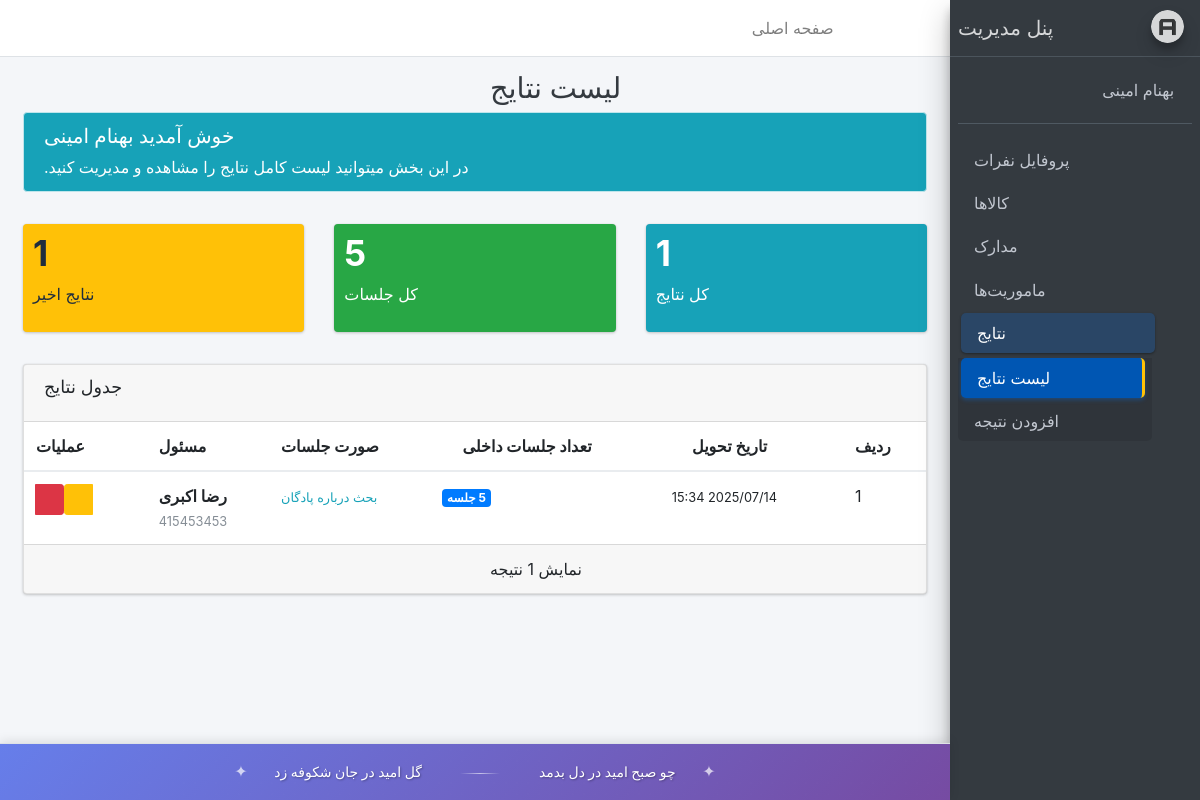
The app's page /account/results/ (signed in) with its own data.
### holder/models.py (models this page shows, shortened)
class Results(models.Model):
    Date_of_submission = models.DateTimeField(default=timezone.now,verbose_name="تاریخ تحویل")
    Internal_meetings = models.IntegerField( verbose_name="جلسات داخلی")
    Meeting_Minutes = models.TextField(verbose_name="صورت جلسات")
    register_date = models.DateTimeField(auto_now_add=True)
    update_date = models.DateTimeField(default=timezone.now)
    PersonalInfo = models.ForeignKey(PersonalInfo, on_delete=models.CASCADE, related_name='results')
    class Meta:
        verbose_name = "نتیجه"
        verbose_name_plural = "نتایج"

class PersonalInfo(models.Model):
    STATUS_CHOICES = (
        ('d', 'دیپلم'),
        ('a', 'کارشناسی ناپیوسته'),
        ('b', 'کارشناسی'),
        ('m', 'کارشناسی ارشد'),
        ('p', 'دکتری'),
        ('o', 'سایر')
    )
    name = models.CharField(max_length=100, verbose_name="نام")
    family = models.CharField(max_length=100, verbose_name="نام خانوادگی")
    Personnel_number = models.CharField(max_length=9, validators=[RegexValidator(regex=r'^\d{9}$')], unique=True,primary_key=True,verbose_name="شماره پرسنلی")
    National_ID = models.CharField(max_length=10,unique=True,verbose_name="کد ملی",validators=[RegexValidator(regex=r'^\d{10}$')])
    date_of_birth = models.DateField(verbose_name="تاریخ تولد")
    email = models.EmailField(max_length=254, verbose_name="ایمیل",blank=True, null=True, help_text="اختیاری")
    phone_number = models.CharField(max_length=16, verbose_name="شماره همراه")
    date_created = models.DateTimeField(auto_now_add=True, verbose_name="تاریخ ثبت نام")
    Educational_degree = models.CharField(max_length=10, verbose_name="مدرک تحصیلی", choices=STATUS_CHOICES)
    password = models.CharField(max_length=100, verbose_name="رمز عبور")
    def jinfo(self):
        return jalali_converter(self.date_of_birth)
    jinfo.short_description = "تاریخ تولد "
    class Meta:
        verbose_name = "دارنده حساب"
        verbose_name_plural = "دارندگان حساب"

### account/views.py (the view)
# urls.py: path("results/", results_list, name="results_list"),
@login_required
def results_list(request):
    from holder.models import Results
    from django.utils import timezone
    results = Results.objects.select_related('PersonalInfo').all().order_by('-register_date')
    total_results = results.count()
    total_meetings = sum([result.Internal_meetings for result in results])
    recent_results = results.filter(register_date__gte=timezone.now() - timezone.timedelta(days=30)).count()
    context = {
        'object_list': results,
        'total_results': total_results,
        'total_meetings': total_meetings,
        'recent_results': recent_results,
    }
    return render(request, 'registration/results_list.html', context)

### templates/registration/results_list.html (shortened to what this page needs)
{% extends 'registration/base.html' %}
{% block title %}
   لیست نتایج
{% endblock %}
{% block main %}
  <div class="row mb-3">
    <div class="col-12">
      <div class="alert alert-info">
        <h5><i class="icon fas fa-info"></i> خوش آمدید {{ user.get_full_name }}</h5>
        در این بخش میتوانید لیست کامل نتایج را مشاهده و مدیریت کنید.
      </div>
    </div>
  </div>
  <div class="row mb-3">
    <div class="col-lg-4 col-6">
      <div class="small-box bg-info">
        <div class="inner">
          <h3>{{ total_results|default:0 }}</h3>
          <p>کل نتایج</p>
        </div>
        <div class="icon">
          <i class="fas fa-chart-line"></i>
        </div>
      </div>
    </div>
    <div class="col-lg-4 col-6">
      <div class="small-box bg-success">
        <div class="inner">
          <h3>{{ total_meetings|default:0 }}</h3>
          <p>کل جلسات</p>
        </div>
        <div class="icon">
          <i class="fas fa-users"></i>
        </div>
      </div>
    </div>
    <div class="col-lg-4 col-6">
      <div class="small-box bg-warning">
        <div class="inner">
          <h3>{{ recent_results|default:0 }}</h3>
          <p>نتایج اخیر</p>
        </div>
        <div class="icon">
          <i class="fas fa-clock"></i>
        </div>
      </div>
    </div>
  </div>
  <div class="row">
    <div class="col-12">
      <div class="card">
        <div class="card-header">
          <h3 class="card-title">جدول نتایج</h3>
        </div>
        <div class="card-body table-responsive p-0">
          <table class="table table-hover text-nowrap">
            <thead>
              <tr>
                <th>ردیف</th>
                <th style="cursor: pointer; user-select: none;" onclick="sortTable('date')" title="کلیک کنید تا مرتب شود">
                  تاریخ تحویل
                  <i class="fas fa-sort ml-1" id="date-sort-icon"></i>
                </th>
                <th style="cursor: pointer; user-select: none;" onclick="sortTable('meetings')" title="کلیک کنید تا مرتب شود">
                  تعداد جلسات داخلی
                  <i class="fas fa-sort ml-1" id="meetings-sort-icon"></i>
                </th>
                <th>صورت جلسات</th>
                <th>مسئول</th>
                <th>عملیات</th>
              </tr>
            </thead>
            <tbody>
                {% for result in object_list %}
                  <tr>
                      <td>{{ forloop.counter }}</td>
                      <td>
                        <small>{{ result.Date_of_submission|date:"Y/m/d H:i" }}</small>
                      </td>
                      <td>
                        <span class="badge badge-primary">{{ result.Internal_meetings }} جلسه</span>
                      </td>
                      <td>
                        <small class="text-info">{{ result.Meeting_Minutes|truncatechars:50 }}</small>
                      </td>
                      <td>
                        {% if result.PersonalInfo %}
                          <strong>{{ result.PersonalInfo.name }} {{ result.PersonalInfo.family }}</strong>
                          <br>
                          <small class="text-muted">{{ result.PersonalInfo.Personnel_number }}</small>
                        {% else %}
                          <span class="text-muted">تعیین نشده</span>
                        {% endif %}
                      </td>
                      <td>
                        <div class="btn-group btn-group-sm" role="group">
                          <a href="{% url 'account:result_edit' result.pk %}" class="btn btn-warning btn-sm" title="ویرایش">
                            <i class="fas fa-edit"></i>
                          </a>
                          <a href="{% url 'account:result_delete' result.pk %}" class="btn btn-danger btn-sm" title="حذف" onclick="return confirm('آیا مطمئن هستید؟')">
                            <i class="fas fa-trash"></i>
                          </a>
                        </div>
                      </td>
                  </tr>
                {% endfor %}
            </tbody>
          </table>
        </div>
        <div class="card-footer clearfix">
          <div class="row">
            <div class="col-sm-6">
              <div class="dataTables_info">
                {% if is_paginated %}
                  نمایش {{ page_obj.start_index }} تا {{ page_obj.end_index }} از {{ paginator.count }} نتیجه
                {% else %}
                  نمایش {{ object_list|length }} نتیجه
                {% endif %}
              </div>
            </div>
            <div class="col-sm-6">
            </div>
          </div>
        </div>
      </div>
    </div>
  </div>
{% endblock %}

### templates/registration/sidebar.html (shortened to what this page needs)
{% load static %}
  <aside class="main-sidebar sidebar-dark-primary elevation-4">
    <a href="{% url 'account:home' %}" class="brand-link">
      <img src="{% static 'registration/Adminlte/dist/img/AdminLTELogo.png' %}" alt="AdminLTE Logo" class="brand-image img-circle elevation-3"
           style="opacity: .8">
      <span class="brand-text font-weight-light">پنل مدیریت</span>
    </a>
    <div class="sidebar">
      <div class="user-panel mt-3 pb-3 mb-3 d-flex">
        <div class="image">
        </div>
        <div class="info">
          <a href="#" class="d-block">{{user.get_full_name}}</a>
        </div>
      </div>
<nav class="mt-2">
    <ul class="nav nav-pills nav-sidebar flex-column" data-widget="treeview" role="menu" data-accordion="false">
        <li class="nav-item">
            <a href="{% url 'account:profiles' %}" class="nav-link {% if request.resolver_match.url_name == 'profiles' %}active{% endif %}">
                <i class="nav-icon fas fa-users"></i>
                <p>پروفایل‌  نفرات</p>
            </a>
        </li>
        <li class="nav-item has-treeview {% if request.resolver_match.url_name in 'dashboard,home,item_add,item_detail,item_edit,history' %}menu-open{% endif %}">
            <a href="#" class="nav-link {% if request.resolver_match.url_name in 'dashboard,home,item_add,item_detail,item_edit,history' %}active{% endif %}">
                <i class="nav-icon fas fa-boxes"></i>
                <p>
                    کالاها
                    <i class="right fas fa-angle-left"></i>
                </p>
            </a>
        </li>
        <li class="nav-item has-treeview {% if request.resolver_match.url_name in 'documents_list,document_add,document_detail,document_edit' %}menu-open{% endif %}">
            <a href="#" class="nav-link {% if request.resolver_match.url_name in 'documents_list,document_add,document_detail,document_edit' %}active{% endif %}">
                <i class="nav-icon fas fa-certificate"></i>
                <p>
                    مدارک
                    <i class="right fas fa-angle-left"></i>
                </p>
            </a>
        </li>
        <li class="nav-item has-treeview {% if request.resolver_match.url_name in 'missions_list,mission_add,mission_edit' %}menu-open{% endif %}">
            <a href="#" class="nav-link {% if request.resolver_match.url_name in 'missions_list,mission_add,mission_edit' %}active{% endif %}">
                <i class="nav-icon fas fa-plane"></i>
                <p>
                    ماموریت‌ها
                    <i class="right fas fa-angle-left"></i>
                </p>
            </a>
        </li>
        <li class="nav-item has-treeview {% if request.resolver_match.url_name in 'results_list,result_add,result_edit' %}menu-open{% endif %}">
            <a href="#" class="nav-link {% if request.resolver_match.url_name in 'results_list,result_add,result_edit' %}active{% endif %}">
                <i class="nav-icon fas fa-chart-line"></i>
                <p>
                    نتایج
                    <i class="right fas fa-angle-left"></i>
                </p>
            </a>
            <ul class="nav nav-treeview">
                <li class="nav-item">
                    <a href="{% url 'account:results_list' %}" class="nav-link {% if request.resolver_match.url_name == 'results_list' or request.resolver_match.url_name == 'result_edit' %}active{% endif %}">
                        <i class="fa fa-list nav-icon"></i>
                        <p>لیست نتایج</p>
                    </a>
                </li>
                <li class="nav-item">
                    <a href="{% url 'account:result_add' %}" class="nav-link {% if request.resolver_match.url_name == 'result_add' %}active{% endif %}">
                        <i class="fa fa-plus nav-icon"></i>
                        <p>افزودن نتیجه</p>
                    </a>
                </li>
            </ul>
        </li>
    </ul>
</nav>
    </div>
  </aside>

### templates/registration/sidebar.html (style rules this page uses)
.nav-sidebar .nav-link.active { background-color: #007bff !important; color: #fff !important; border-radius: 5px; box-shadow: 0 2px 4px rgba(0,123,255,0.3); transform: translateX(3px); transition: all 0.3s ease; }
.nav-sidebar .nav-link.active i { color: #fff !important; }
.nav-sidebar .nav-item.has-treeview.menu-open > .nav-link { background-color: rgba(0,123,255,0.2) !important; border-radius: 5px; }
.nav-sidebar .nav-treeview .nav-link.active { background-color: #0056b3 !important; margin-right: 10px; border-right: 3px solid #ffc107; padding-right: 15px; }
.nav-sidebar .nav-item.has-treeview.menu-open .nav-treeview { background-color: rgba(0,0,0,0.1); border-radius: 0 0 5px 5px; margin-top: 5px; }

### records on screen
Results: Date_of_submission "2025/07/14 15:34", Internal_meetings "5", Meeting_Minutes "بحث درباره پادگان", PersonalInfo.name "رضا", PersonalInfo.family "اکبری", PersonalInfo.Personnel_number "415453453"

### other values on screen
{{ user.get_full_name }} "بهنام امینی"
{{ total_results|default:0 }} "1"
{{ total_meetings|default:0 }} "5"
{{ recent_results|default:0 }} "1"
